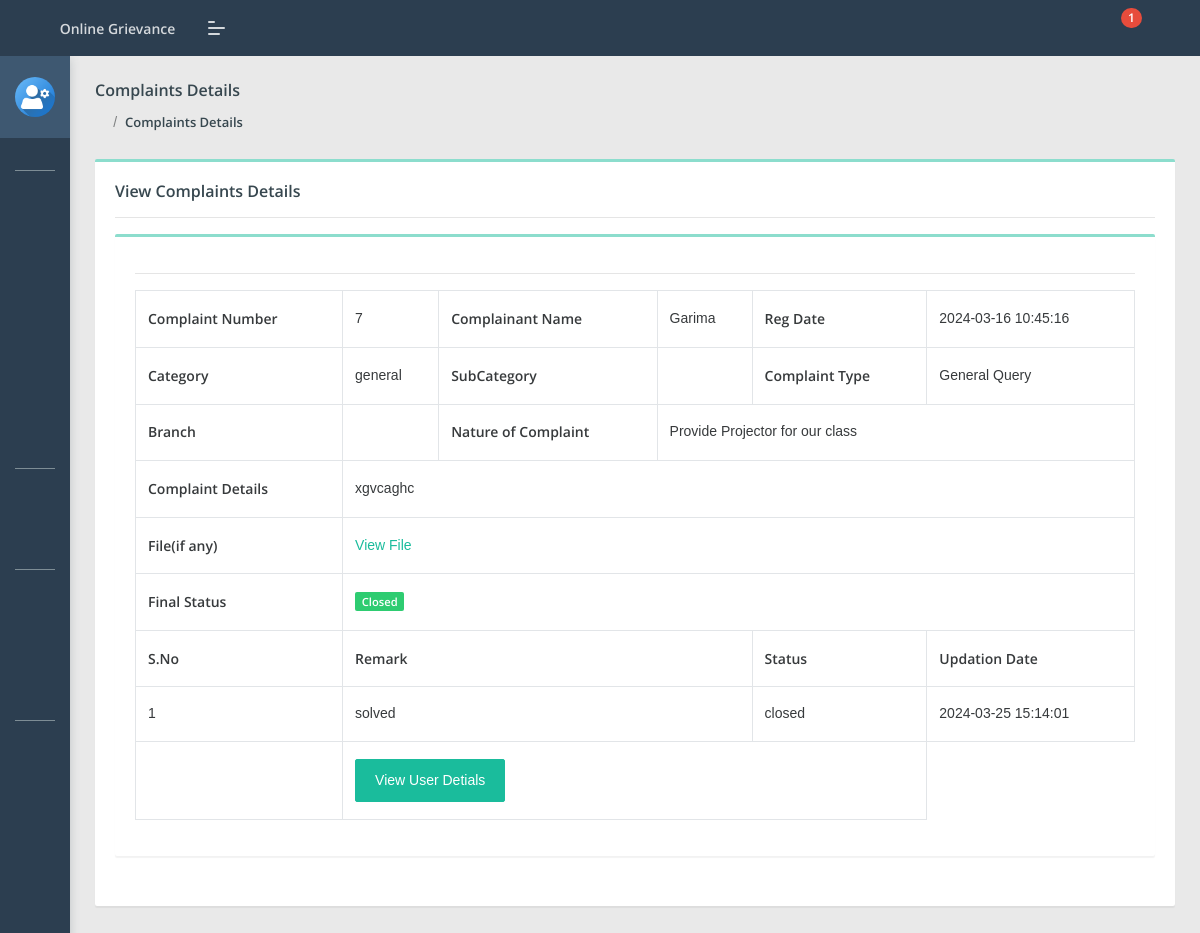
Page /cms/admin/complaint-details.php?cid=7 (signed in) on the committed database.
### tables this page shows
CREATE TABLE `tblcomplaints` (
  `complaintNumber` int(11) NOT NULL,
  `userId` int(11) DEFAULT NULL,
  `category` int(11) DEFAULT NULL,
  `subcategory` varchar(255) DEFAULT NULL,
  `complaintType` varchar(255) DEFAULT NULL,
  `state` varchar(255) DEFAULT NULL,
  `noc` varchar(255) DEFAULT NULL,
  `complaintDetails` mediumtext DEFAULT NULL,
  `complaintFile` varchar(255) DEFAULT NULL,
  `regDate` timestamp NULL DEFAULT current_timestamp(),
  `status` varchar(50) DEFAULT NULL,
  `lastUpdationDate` timestamp NULL DEFAULT NULL ON UPDATE current_timestamp()
);

CREATE TABLE `users` (
  `id` int(11) NOT NULL,
  `fullName` varchar(255) DEFAULT NULL,
  `userEmail` varchar(255) DEFAULT NULL,
  `password` varchar(255) DEFAULT NULL,
  `contactNo` bigint(11) DEFAULT NULL,
  `address` tinytext DEFAULT NULL,
  `State` varchar(255) DEFAULT NULL,
  `country` varchar(255) DEFAULT NULL,
  `pincode` int(6) DEFAULT NULL,
  `userImage` varchar(255) DEFAULT NULL,
  `regDate` timestamp NOT NULL DEFAULT current_timestamp(),
  `updationDate` timestamp NULL DEFAULT NULL,
  `status` int(1) DEFAULT NULL
);

CREATE TABLE `category` (
  `id` int(11) NOT NULL,
  `categoryName` varchar(255) DEFAULT NULL,
  `categoryDescription` longtext DEFAULT NULL,
  `creationDate` timestamp NULL DEFAULT current_timestamp(),
  `updationDate` timestamp NULL DEFAULT NULL ON UPDATE current_timestamp()
);

CREATE TABLE `complaintremark` (
  `id` int(11) NOT NULL,
  `complaintNumber` int(11) DEFAULT NULL,
  `status` varchar(255) DEFAULT NULL,
  `remark` mediumtext DEFAULT NULL,
  `remarkDate` timestamp NULL DEFAULT current_timestamp()
);

### cms/admin/complaint-details.php (the view, shortened to what this page needs)
<?php
include('include/config.php');
if(strlen($_SESSION['aid'])==0)
    {
header('location:index.php');
}
else{
?>
<!DOCTYPE html>
<html lang="en">
<head>
    <link rel="stylesheet" href="assets/css/style.css">
</head>
<body class="">
	<?php include('include/sidebar.php');?>
	<?php include('include/header.php');?>
<section class="pcoded-main-container">
    <div class="pcoded-content">
        <div class="page-header">
            <div class="page-block">
                <div class="row align-items-center">
                    <div class="col-md-12">
                        <div class="page-header-title">
                            <h5 class="m-b-10">Complaints Details</h5>
                        </div>
                        <ul class="breadcrumb">
                            <li class="breadcrumb-item"><a href="dashboard.php"><i class="feather icon-home"></i></a></li>
                            <li class="breadcrumb-item"><a href="all-complaint.php">Complaints Details</a></li>
                        </ul>
                    </div>
                </div>
            </div>
        </div>
        <div class="row">
            <div class="col-sm-12">
                <div class="card">
                    <div class="card-body">
                        <h5>View Complaints Details</h5>
                        <hr>
                      <div class="row">
                            <div class="col-xl-12">
                <div class="card">
                    <div class="card-body table-border-style">
                        <div class="table-responsive">
                            <table class="table table-bordered">
                                <tbody>
                                   <?php $st='closed';
                                   $cid=$_GET['cid'];
$query=mysqli_query($con,"select tblcomplaints.*,users.fullName as name,category.categoryName as catname from tblcomplaints join users on users.id=tblcomplaints.userId join category on category.id=tblcomplaints.category where tblcomplaints.complaintNumber='$cid'");
while($row=mysqli_fetch_array($query))
{
?>
                                        <tr>
                                            <td><b>Complaint Number</b></td>
                                            <td><?php echo htmlentities($row['complaintNumber']);?></td>
                                            <td><b>Complainant Name</b></td>
                                            <td> <?php echo htmlentities($row['name']);?></td>
                                            <td><b>Reg Date</b></td>
                                            <td><?php echo htmlentities($row['regDate']);?>
                                            </td>
                                        </tr>
<tr>
                                            <td><b>Category </b></td>
                                            <td><?php echo htmlentities($row['catname']);?></td>
                                            <td><b>SubCategory</b></td>
                                            <td> <?php echo htmlentities($row['subcategory']);?></td>
                                            <td><b>Complaint Type</b></td>
                                            <td><?php echo htmlentities($row['complaintType']);?>
                                            </td>
                                        </tr>
<tr>
                                            <td><b>Branch </b></td>
                                            <td><?php echo htmlentities($row['state']);?></td>
                                            <td ><b>Nature of Complaint</b></td>
                                            <td colspan="3"> <?php echo htmlentities($row['noc']);?></td>
                                        </tr>
<tr>
                                            <td><b>Complaint Details </b></td>
                                            <td colspan="5"> <?php echo htmlentities($row['complaintDetails']);?></td>
                                        </tr>
<tr>
                                            <td><b>File(if any) </b></td>
                                            <td colspan="5"> <?php $cfile=$row['complaintFile'];
if($cfile=="" || $cfile=="NULL")
{
  echo "File NA";
}
else{?>
<a href="../users/complaintdocs/<?php echo htmlentities($row['complaintFile']);?>" target="_blank"/> View File</a>
<?php } ?></td>
</tr>
<tr>
<td><b>Final Status</b></td>
                              <td colspan="5"> <?php $status=$row['status'];
                                                if($status==''): ?>
                                                <span class="badge badge-danger">Not Processed Yet</span>
                                            <?php elseif($status=='in process'):?>
                                             <span class="badge badge-warning">In Process</span>
                                         <?php elseif($status=='closed'):?>
                                             <span class="badge badge-success">Closed</span>
                                         <?php endif;?></td>
                                        </tr>
                                        <hr>
<?php $ret=mysqli_query($con,"select complaintremark.remark as remark,complaintremark.status as sstatus,complaintremark.remarkDate as rdate from complaintremark join tblcomplaints on tblcomplaints.complaintNumber=complaintremark.complaintNumber where complaintremark.complaintNumber='$cid'");
$cnt=1;
$count=mysqli_num_rows($ret);
if($count): ?>
<tr>
<th>S.No</th>
<th colspan="3">Remark</th>
<th>Status</th>
<th>Updation Date</th>
</tr>
    <?php
while($rw=mysqli_fetch_array($ret))
{
?>
                                         <tr>
                                            <td><?php echo htmlentities($cnt);?></td>
                                            <td colspan="3"><?php echo  htmlentities($rw['remark']); ?></td>
                                            <td><?php echo  htmlentities($rw['sstatus']); ?></td>
                                            <td><?php echo  htmlentities($rw['rdate']); ?></td></tr><?php $cnt=$cnt+1; } endif; ?>
<tr>
                                            <td>
                                            <?php if($row['status']=="closed"){
                                                } else {?>
<a href="javascript:void(0);" onClick="popUpWindow('updatecomplaint.php?cid=<?php echo htmlentities($row['complaintNumber']);?>');" title="Update order">
                                             <button type="button" class="btn btn-primary">Take Action</button></td>
                                            </a><?php } ?></td>
                                            <td colspan="4">
                                            <a href="javascript:void(0);" onClick="popUpWindow('userprofile.php?uid=<?php echo htmlentities($row['userId']);?>');" title="Update order">
                                             <button type="button" class="btn btn-primary">View User Detials</button></a></td>
                                        </tr>
                                        <?php  } ?>
                                </tbody>
                            </table>
                        </div>
                    </div>
                </div>
            </div>
                        </div>
                    </div>
                </div>
            </div>
        </div>
    </div>
</section>
</body>
</html>
<?php } ?>

### rows in the picture
tblcomplaints: complaintNumber "7", userId.fullName "Garima", regDate "2024-03-16 10:45:16", category.categoryName "general", complaintType "General Query", noc "Provide Projector for our class", complaintDetails "xgvcaghc", status "Closed"
complaintremark: remark "solved", status "closed", remarkDate "2024-03-25 15:14:01"

### other values in the picture
$num1 "1"
